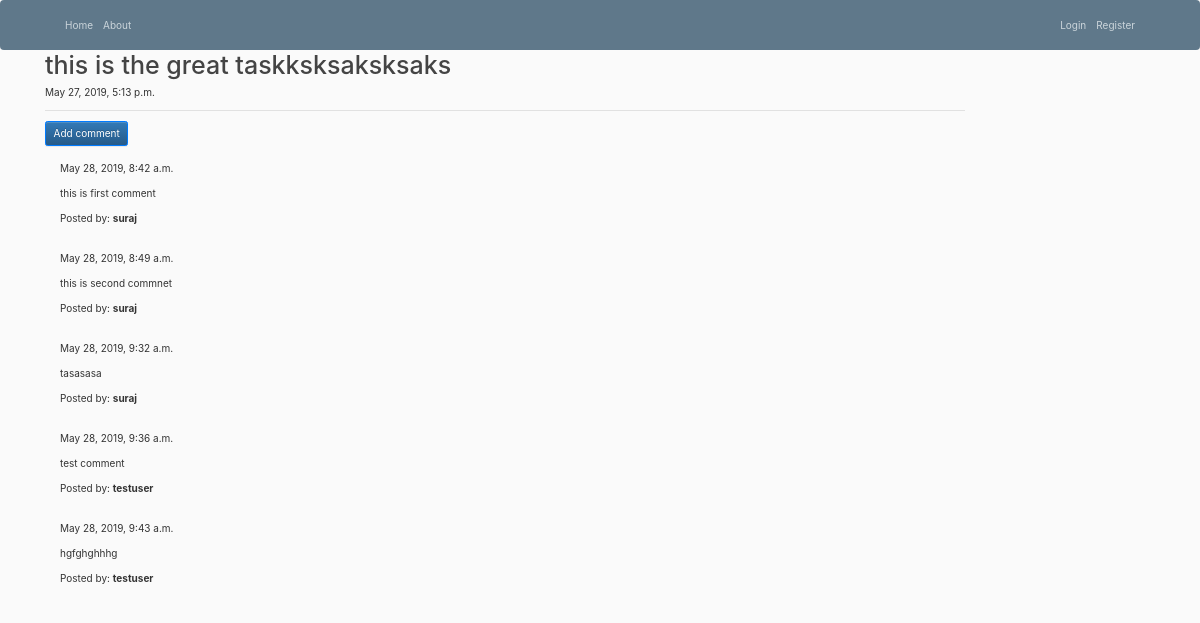
Page /task/1/ on the committed database.
### task/models.py (models this page shows, shortened)
class Task(models.Model):
    status_list = [("Assigned", "Assigned"), ("In Progress", "In Progress"), ("QA", "Moved to QA"),
                   ("Completed", "Completed")]
    title = models.CharField(max_length=100)
    date_posted = models.DateTimeField(default=timezone.now)
    author = models.ForeignKey(User, on_delete=models.CASCADE)
    status = models.CharField(max_length=100, choices=status_list, default="Assigned")
    completion_date=models.DateTimeField(default=timezone.now())

class Comment(models.Model):
    task = models.ForeignKey('task.Task', related_name='comments',on_delete=models.CASCADE)
    author = models.ForeignKey(User,on_delete=models.CASCADE,default=1)
    text = models.TextField()
    created_date = models.DateTimeField(default=timezone.now)
    approved_comment = models.BooleanField(default=False)

### task/views.py (the view)
# urls.py: path('task/<int:pk>/', views.task_detail, name='task_detail'),
def task_detail(request,pk):
    task=Task.objects.get(pk=pk)
    author=request.user.username
    context={
        'task':task,
        'author':author
        }
    return render(request,'task/task_detail.html',context)

### task/templates/task/task_detail.html (shortened to what this page needs)
{% extends "task/base.html" %}
{% block content %}
        <h1 class='posttitle loader'>{{ task.title }}</h1>
        {% if task.date_posted %}
            <div class="date postdate">
                {{ task.date_posted }}
            </div>
        {% else %}
            <a class="btn btn-default" href="{% url 'task_detail' pk=task.pk %}">Submit</a>
        {% endif %}
  <hr>
  <a class="btn btn-primary btn-comment" href="{% url 'comment' pk=task.pk %}">Add comment</a>
  <div class="container">
  {% for comment in task.comments.all %}
  <br>
      {% if user.is_authenticated or comment.approved_comment %}
              {{ comment.created_date }}
          <p>{{ comment.text|safe|linebreaks }}</p>
          <p>Posted by: <strong>{{ comment.author }}</strong></p>
      {% endif %}
  {% empty %}
      <p>No comments posted.</p>
  {% endfor %}
</div>
{% endblock %}

### task/static/task/main.css (style rules this page uses)
body { background: #fafafa; color: #333333; margin-top: 5rem; }
h1, h2, h3, h4, h5, h6 { color: #444444; }

### rows in the picture
Task: title "this is the great taskksksaksksaks", date_posted "May 27, 2019, 5:13 p.m."
Comment: created_date "May 28, 2019, 8:42 a.m.", text "this is first comment", author "suraj"
Comment: created_date "May 28, 2019, 8:49 a.m.", text "this is second commnet", author "suraj"
Comment: created_date "May 28, 2019, 9:32 a.m.", text "tasasasa", author "suraj"
Comment: created_date "May 28, 2019, 9:36 a.m.", text "test comment", author "testuser"
Comment: created_date "May 28, 2019, 9:43 a.m.", text "hgfghghhhg", author "testuser"
